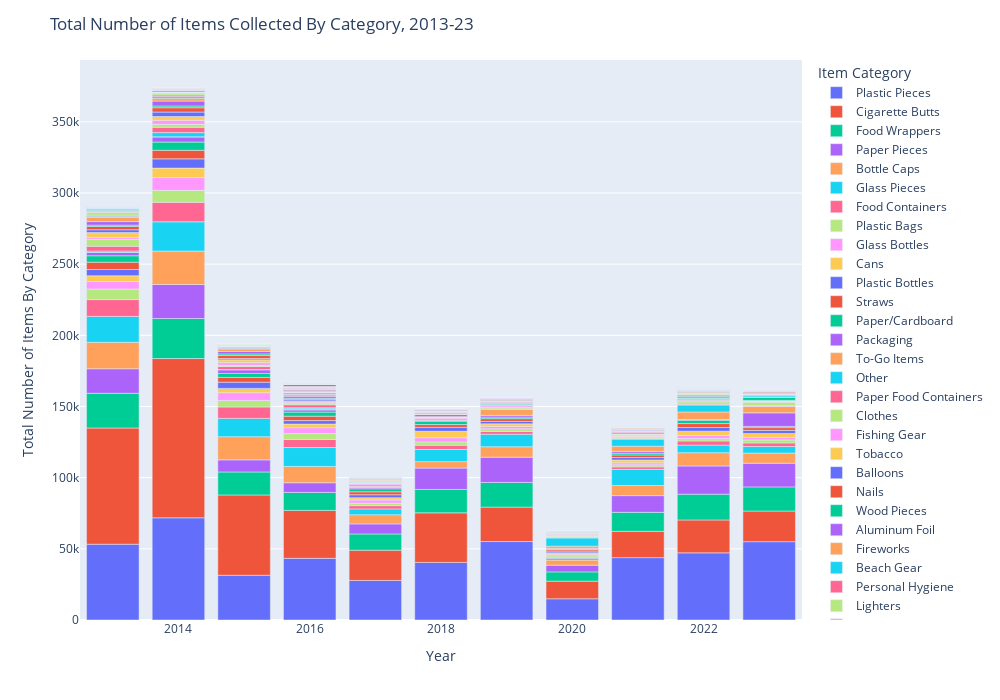

Write notebook code for a chart like this one.
### Markdown cell above
# Longitudinal Evaluation of Cleanup Items

Here we'll look at the number of items cleaned up by year from 2013-2023. First, let's just look at bar plots of items collected over the years and number of volunteers over the years.
In order to do that, we'll need to group the data by year. We'll also add a column for total number of volunteers, which was defined at number of adults * 0.5 * number of youths.

## Total Number of Items by Trash Category

### Code cell
# Bar plot of all trash items over the years
fig = graph_maker.annual_total_bar()
fig.show()

### Figure 1 — Plotly figure (JSON) as saved in the notebook; plotly's stock layout.template omitted (floating-point values rounded to 4 significant figures)
{"data": [{"alignmentgroup": "True", "hovertemplate": "variable=Plastic Pieces<br>index=%{x}<br>value=%{y}<extra></extra>", "legendgroup": "Plastic Pieces", "marker": {"color": "#636efa", "pattern": {"shape": ""}}, "name": "Plastic Pieces", "offsetgroup": "Plastic Pieces", "orientation": "v", "showlegend": true, "textposition": "auto", "type": "bar", "x": [2013, 2014, 2015, 2016, 2017, 2018, 2019, 2020, 2021, 2022, 2023], "xaxis": "x", "y": [53236, 71803, 31440, 43322, 27790.0, 40469, 55116, 14907, 43820, 47164, 55038], "yaxis": "y"}, {"alignmentgroup": "True", "hovertemplate": "variable=Cigarette Butts<br>index=%{x}<br>value=%{y}<extra></extra>", "legendgroup": "Cigarette Butts", "marker": {"color": "#EF553B", "pattern": {"shape": ""}}, "name": "Cigarette Butts", "offsetgroup": "Cigarette Butts", "orientation": "v", "showlegend": true, "textposition": "auto", "type": "bar", "x": [2013, 2014, 2015, 2016, 2017, 2018, 2019, 2020, 2021, 2022, 2023], "xaxis": "x", "y": [81642, 111884, 56423, 33684, 21251, 34815, 24202, 12380, 18464, 23115, 21498], "yaxis": "y"}, {"alignmentgroup": "True", "hovertemplate": "variable=Food Wrappers<br>index=%{x}<br>value=%{y}<extra></extra>", "legendgroup": "Food Wrappers", "marker": {"color": "#00cc96", "pattern": {"shape": ""}}, "name": "Food Wrappers", "offsetgroup": "Food Wrappers", "orientation": "v", "showlegend": true, "textposition": "auto", "type": "bar", "x": [2013, 2014, 2015, 2016, 2017, 2018, 2019, 2020, 2021, 2022, 2023], "xaxis": "x", "y": [24397, 28110, 16142, 12632, 11425, 16437, 17333, 6513, 13373, 18128, 16988], "yaxis": "y"}, {"alignmentgroup": "True", "hovertemplate": "variable=Paper Pieces<br>index=%{x}<br>value=%{y}<extra></extra>", "legendgroup": "Paper Pieces", "marker": {"color": "#ab63fa", "pattern": {"shape": ""}}, "name": "Paper Pieces", "offsetgroup": "Paper Pieces", "orientation": "v", "showlegend": true, "textposition": "auto", "type": "bar", "x": [2013, 2014, 2015, 2016, 2017, 2018, 2019, 2020, 2021, 2022, 2023], "xaxis": "x", "y": [17242, 23901, 8493, 6783, 7043, 15017, 17738, 4727, 11733, 19817, 16650], "yaxis": "y"}, {"alignmentgroup": "True", "hovertemplate": "variable=Bottle Caps<br>index=%{x}<br>value=%{y}<extra></extra>", "legendgroup": "Bottle Caps", "marker": {"color": "#FFA15A", "pattern": {"shape": ""}}, "name": "Bottle Caps", "offsetgroup": "Bottle Caps", "orientation": "v", "showlegend": true, "textposition": "auto", "type": "bar", "x": [2013, 2014, 2015, 2016, 2017, 2018, 2019, 2020, 2021, 2022, 2023], "xaxis": "x", "y": [18575, 23512, 16270, 11453, 6458, 4500, 7330, 3552, 7110, 9305, 7124], "yaxis": "y"}, {"alignmentgroup": "True", "hovertemplate": "variable=Glass Pieces<br>index=%{x}<br>value=%{y}<extra></extra>", "legendgroup": "Glass Pieces", "marker": {"color": "#19d3f3", "pattern": {"shape": ""}}, "name": "Glass Pieces", "offsetgroup": "Glass Pieces", "orientation": "v", "showlegend": true, "textposition": "auto", "type": "bar", "x": [2013, 2014, 2015, 2016, 2017, 2018, 2019, 2020, 2021, 2022, 2023], "xaxis": "x", "y": [18196, 20532, 12865, 13290, 4103, 8584, 8823, 1288, 11356, 5369, 4605], "yaxis": "y"}, {"alignmentgroup": "True", "hovertemplate": "variable=Food Containers<br>index=%{x}<br>value=%{y}<extra></extra>", "legendgroup": "Food Containers", "marker": {"color": "#FF6692", "pattern": {"shape": ""}}, "name": "Food Containers", "offsetgroup": "Food Containers", "orientation": "v", "showlegend": true, "textposition": "auto", "type": "bar", "x": [2013, 2014, 2015, 2016, 2017, 2018, 2019, 2020, 2021, 2022, 2023], "xaxis": "x", "y": [11813, 13664, 8029, 5656, 2279, 2997, 1916.0, 672, 1723, 2886, 2469], "yaxis": "y"}, {"alignmentgroup": "True", "hovertemplate": "variable=Plastic Bags<br>index=%{x}<br>value=%{y}<extra></extra>", "legendgroup": "Plastic Bags", "marker": {"color": "#B6E880", "pattern": {"shape": ""}}, "name": "Plastic Bags", "offsetgroup": "Plastic Bags", "orientation": "v", "showlegend": true, "textposition": "auto", "type": "bar", "x": [2013, 2014, 2015, 2016, 2017, 2018, 2019, 2020, 2021, 2022, 2023], "xaxis": "x", "y": [7448, 8479, 4580, 4120, 1773, 2311, 1858, 1102, 1488, 1644, 2146], "yaxis": "y"}, {"alignmentgroup": "True", "hovertemplate": "variable=Glass Bottles<br>index=%{x}<br>value=%{y}<extra></extra>", "legendgroup": "Glass Bottles", "marker": {"color": "#FF97FF", "pattern": {"shape": ""}}, "name": "Glass Bottles", "offsetgroup": "Glass Bottles", "orientation": "v", "showlegend": true, "textposition": "auto", "type": "bar", "x": [2013, 2014, 2015, 2016, 2017, 2018, 2019, 2020, 2021, 2022, 2023], "xaxis": "x", "y": [5210, 8923, 5470, 4165, 2142, 2933, 1669, 1010, 1355, 2238, 1715], "yaxis": "y"}, {"alignmentgroup": "True", "hovertemplate": "variable=Cans<br>index=%{x}<br>value=%{y}<extra></extra>", "legendgroup": "Cans", "marker": {"color": "#FECB52", "pattern": {"shape": ""}}, "name": "Cans", "offsetgroup": "Cans", "orientation": "v", "showlegend": true, "textposition": "auto", "type": "bar", "x": [2013, 2014, 2015, 2016, 2017, 2018, 2019, 2020, 2021, 2022, 2023], "xaxis": "x", "y": [4064, 6657, 3007, 2549, 1621, 4480, 1802, 1049, 1967, 2970, 2826], "yaxis": "y"}, {"alignmentgroup": "True", "hovertemplate": "variable=Plastic Bottles<br>index=%{x}<br>value=%{y}<extra></extra>", "legendgroup": "Plastic Bottles", "marker": {"color": "#636efa", "pattern": {"shape": ""}}, "name": "Plastic Bottles", "offsetgroup": "Plastic Bottles", "orientation": "v", "showlegend": true, "textposition": "auto", "type": "bar", "x": [2013, 2014, 2015, 2016, 2017, 2018, 2019, 2020, 2021, 2022, 2023], "xaxis": "x", "y": [4396, 6521, 4369, 2438, 2134.0, 2775, 1727, 1214, 1731, 2612, 2174], "yaxis": "y"}, {"alignmentgroup": "True", "hovertemplate": "variable=Straws<br>index=%{x}<br>value=%{y}<extra></extra>", "legendgroup": "Straws", "marker": {"color": "#EF553B", "pattern": {"shape": ""}}, "name": "Straws", "offsetgroup": "Straws", "orientation": "v", "showlegend": true, "textposition": "auto", "type": "bar", "x": [2013, 2014, 2015, 2016, 2017, 2018, 2019, 2020, 2021, 2022, 2023], "xaxis": "x", "y": [5167, 6001, 3346, 3089, 2043, 1997, 1942, 981, 1851, 2754, 1910], "yaxis": "y"}, {"alignmentgroup": "True", "hovertemplate": "variable=Paper/Cardboard<br>index=%{x}<br>value=%{y}<extra></extra>", "legendgroup": "Paper/Cardboard", "marker": {"color": "#00cc96", "pattern": {"shape": ""}}, "name": "Paper/Cardboard", "offsetgroup": "Paper/Cardboard", "orientation": "v", "showlegend": true, "textposition": "auto", "type": "bar", "x": [2013, 2014, 2015, 2016, 2017, 2018, 2019, 2020, 2021, 2022, 2023], "xaxis": "x", "y": [4518, 5800, 2788, 2880, 2123, 2337, 1102, 326, 1206, 2300, 853], "yaxis": "y"}, {"alignmentgroup": "True", "hovertemplate": "variable=Packaging<br>index=%{x}<br>value=%{y}<extra></extra>", "legendgroup": "Packaging", "marker": {"color": "#ab63fa", "pattern": {"shape": ""}}, "name": "Packaging", "offsetgroup": "Packaging", "orientation": "v", "showlegend": true, "textposition": "auto", "type": "bar", "x": [2013, 2014, 2015, 2016, 2017, 2018, 2019, 2020, 2021, 2022, 2023], "xaxis": "x", "y": [2297, 3681, 2625, 1521, 880, 727, 1199, 572, 1279, 550, 9523], "yaxis": "y"}, {"alignmentgroup": "True", "hovertemplate": "variable=To-Go Items<br>index=%{x}<br>value=%{y}<extra></extra>", "legendgroup": "To-Go Items", "marker": {"color": "#FFA15A", "pattern": {"shape": ""}}, "name": "To-Go Items", "offsetgroup": "To-Go Items", "orientation": "v", "showlegend": true, "textposition": "auto", "type": "bar", "x": [2013, 2014, 2015, 2016, 2017, 2018, 2019, 2020, 2021, 2022, 2023], "xaxis": "x", "y": [0, 0, 0, 746, 935, 363, 4123, 1549, 3633, 5294, 4652], "yaxis": "y"}, {"alignmentgroup": "True", "hovertemplate": "variable=Other<br>index=%{x}<br>value=%{y}<extra></extra>", "legendgroup": "Other", "marker": {"color": "#19d3f3", "pattern": {"shape": ""}}, "name": "Other", "offsetgroup": "Other", "orientation": "v", "showlegend": true, "textposition": "auto", "type": "bar", "x": [2013, 2014, 2015, 2016, 2017, 2018, 2019, 2020, 2021, 2022, 2023], "xaxis": "x", "y": [998, 2949, 137, 782, 15, 0, 0, 5811, 4941, 4878, 0], "yaxis": "y"}, {"alignmentgroup": "True", "hovertemplate": "variable=Paper Food Containers<br>index=%{x}<br>value=%{y}<extra></extra>", "legendgroup": "Paper Food Containers", "marker": {"color": "#FF6692", "pattern": {"shape": ""}}, "name": "Paper Food Containers", "offsetgroup": "Paper Food Containers", "orientation": "v", "showlegend": true, "textposition": "auto", "type": "bar", "x": [2013, 2014, 2015, 2016, 2017, 2018, 2019, 2020, 2021, 2022, 2023], "xaxis": "x", "y": [3340, 3726, 2083, 2103, 1053, 1072, 477, 399, 462, 552, 345], "yaxis": "y"}, {"alignmentgroup": "True", "hovertemplate": "variable=Clothes<br>index=%{x}<br>value=%{y}<extra></extra>", "legendgroup": "Clothes", "marker": {"color": "#B6E880", "pattern": {"shape": ""}}, "name": "Clothes", "offsetgroup": "Clothes", "orientation": "v", "showlegend": true, "textposition": "auto", "type": "bar", "x": [2013, 2014, 2015, 2016, 2017, 2018, 2019, 2020, 2021, 2022, 2023], "xaxis": "x", "y": [4809, 2069, 944, 777, 6, 0, 1017, 479, 1012, 1672, 2428], "yaxis": "y"}, {"alignmentgroup": "True", "hovertemplate": "variable=Fishing Gear<br>index=%{x}<br>value=%{y}<extra></extra>", "legendgroup": "Fishing Gear", "marker": {"color": "#FF97FF", "pattern": {"shape": ""}}, "name": "Fishing Gear", "offsetgroup": "Fishing Gear", "orientation": "v", "showlegend": true, "textposition": "auto", "type": "bar", "x": [2013, 2014, 2015, 2016, 2017, 2018, 2019, 2020, 2021, 2022, 2023], "xaxis": "x", "y": [1288, 2820, 1827, 1024, 793, 637, 1129, 193, 545, 791, 679], "yaxis": "y"}, {"alignmentgroup": "True", "hovertemplate": "variable=Tobacco<br>index=%{x}<br>value=%{y}<extra></extra>", "legendgroup": "Tobacco", "marker": {"color": "#FECB52", "pattern": {"shape": ""}}, "name": "Tobacco", "offsetgroup": "Tobacco", "orientation": "v", "showlegend": true, "textposition": "auto", "type": "bar", "x": [2013, 2014, 2015, 2016, 2017, 2018, 2019, 2020, 2021, 2022, 2023], "xaxis": "x", "y": [3524, 2675, 1931, 691, 155, 148, 453, 394, 552, 362, 212], "yaxis": "y"}, {"alignmentgroup": "True", "hovertemplate": "variable=Balloons<br>index=%{x}<br>value=%{y}<extra></extra>", "legendgroup": "Balloons", "marker": {"color": "#636efa", "pattern": {"shape": ""}}, "name": "Balloons", "offsetgroup": "Balloons", "orientation": "v", "showlegend": true, "textposition": "auto", "type": "bar", "x": [2013, 2014, 2015, 2016, 2017, 2018, 2019, 2020, 2021, 2022, 2023], "xaxis": "x", "y": [1987, 3151, 956, 947, 347, 558, 368, 162, 427, 446, 433], "yaxis": "y"}, {"alignmentgroup": "True", "hovertemplate": "variable=Nails<br>index=%{x}<br>value=%{y}<extra></extra>", "legendgroup": "Nails", "marker": {"color": "#EF553B", "pattern": {"shape": ""}}, "name": "Nails", "offsetgroup": "Nails", "orientation": "v", "showlegend": true, "textposition": "auto", "type": "bar", "x": [2013, 2014, 2015, 2016, 2017, 2018, 2019, 2020, 2021, 2022, 2023], "xaxis": "x", "y": [2325, 3037, 2081, 621, 111, 1359, 0, 0, 0, 0, 0], "yaxis": "y"}, {"alignmentgroup": "True", "hovertemplate": "variable=Wood Pieces<br>index=%{x}<br>value=%{y}<extra></extra>", "legendgroup": "Wood Pieces", "marker": {"color": "#00cc96", "pattern": {"shape": ""}}, "name": "Wood Pieces", "offsetgroup": "Wood Pieces", "orientation": "v", "showlegend": true, "textposition": "auto", "type": "bar", "x": [2013, 2014, 2015, 2016, 2017, 2018, 2019, 2020, 2021, 2022, 2023], "xaxis": "x", "y": [937.5, 1236, 1133, 571, 27, 0, 799, 227, 547, 1130, 2448], "yaxis": "y"}, {"alignmentgroup": "True", "hovertemplate": "variable=Aluminum Foil<br>index=%{x}<br>value=%{y}<extra></extra>", "legendgroup": "Aluminum Foil", "marker": {"color": "#ab63fa", "pattern": {"shape": ""}}, "name": "Aluminum Foil", "offsetgroup": "Aluminum Foil", "orientation": "v", "showlegend": true, "textposition": "auto", "type": "bar", "x": [2013, 2014, 2015, 2016, 2017, 2018, 2019, 2020, 2021, 2022, 2023], "xaxis": "x", "y": [2478, 3453, 1697, 1386, 0, 35, 0, 0, 0, 0, 0], "yaxis": "y"}, {"alignmentgroup": "True", "hovertemplate": "variable=Fireworks<br>index=%{x}<br>value=%{y}<extra></extra>", "legendgroup": "Fireworks", "marker": {"color": "#FFA15A", "pattern": {"shape": ""}}, "name": "Fireworks", "offsetgroup": "Fireworks", "orientation": "v", "showlegend": true, "textposition": "auto", "type": "bar", "x": [2013, 2014, 2015, 2016, 2017, 2018, 2019, 2020, 2021, 2022, 2023], "xaxis": "x", "y": [3018, 2031, 1759, 1051, 152, 151, 55, 1, 42, 51, 2], "yaxis": "y"}, {"alignmentgroup": "True", "hovertemplate": "variable=Beach Gear<br>index=%{x}<br>value=%{y}<extra></extra>", "legendgroup": "Beach Gear", "marker": {"color": "#19d3f3", "pattern": {"shape": ""}}, "name": "Beach Gear", "offsetgroup": "Beach Gear", "orientation": "v", "showlegend": true, "textposition": "auto", "type": "bar", "x": [2013, 2014, 2015, 2016, 2017, 2018, 2019, 2020, 2021, 2022, 2023], "xaxis": "x", "y": [747, 1244, 444, 347, 235, 706, 648, 638, 965, 1194, 918], "yaxis": "y"}, {"alignmentgroup": "True", "hovertemplate": "variable=Personal Hygiene<br>index=%{x}<br>value=%{y}<extra></extra>", "legendgroup": "Personal Hygiene", "marker": {"color": "#FF6692", "pattern": {"shape": ""}}, "name": "Personal Hygiene", "offsetgroup": "Personal Hygiene", "orientation": "v", "showlegend": true, "textposition": "auto", "type": "bar", "x": [2013, 2014, 2015, 2016, 2017, 2018, 2019, 2020, 2021, 2022, 2023], "xaxis": "x", "y": [768, 968, 789, 945, 615.5, 377, 541, 346, 601, 806, 593], "yaxis": "y"}, {"alignmentgroup": "True", "hovertemplate": "variable=Lighters<br>index=%{x}<br>value=%{y}<extra></extra>", "legendgroup": "Lighters", "marker": {"color": "#B6E880", "pattern": {"shape": ""}}, "name": "Lighters", "offsetgroup": "Lighters", "orientation": "v", "showlegend": true, "textposition": "auto", "type": "bar", "x": [2013, 2014, 2015, 2016, 2017, 2018, 2019, 2020, 2021, 2022, 2023], "xaxis": "x", "y": [2033, 1018, 526, 353, 200, 235, 162, 50, 125, 665, 359], "yaxis": "y"}, {"alignmentgroup": "True", "hovertemplate": "variable=Bandaids<br>index=%{x}<br>value=%{y}<extra></extra>", "legendgroup": "Bandaids", "marker": {"color": "#FF97FF", "pattern": {"shape": ""}}, "name": "Bandaids", "offsetgroup": "Bandaids", "orientation": "v", "showlegend": true, "textposition": "auto", "type": "bar", "x": [2013, 2014, 2015, 2016, 2017, 2018, 2019, 2020, 2021, 2022, 2023], "xaxis": "x", "y": [737, 899, 363, 248, 316, 349, 356, 86, 270, 418, 277], "yaxis": "y"}, {"alignmentgroup": "True", "hovertemplate": "variable=Lids<br>index=%{x}<br>value=%{y}<extra></extra>", "legendgroup": "Lids", "marker": {"color": "#FECB52", "pattern": {"shape": ""}}, "name": "Lids", "offsetgroup": "Lids", "orientation": "v", "showlegend": true, "textposition": "auto", "type": "bar", "x": [2013, 2014, 2015, 2016, 2017, 2018, 2019, 2020, 2021, 2022, 2023], "xaxis": "x", "y": [0, 0, 0, 549, 852, 465, 540, 411, 532, 465, 496], "yaxis": "y"}, {"alignmentgroup": "True", "hovertemplate": "variable=Construction Materials<br>index=%{x}<br>value=%{y}<extra></extra>", "legendgroup": "Construction Materials", "marker": {"color": "#636efa", "pattern": {"shape": ""}}, "name": "Construction Materials", "offsetgroup": "Construction Materials", "orientation": "v", "showlegend": true, "textposition": "auto", "type": "bar", "x": [2013, 2014, 2015, 2016, 2017, 2018, 2019, 2020, 2021, 2022, 2023], "xaxis": "x", "y": [722, 172, 0, 742, 241, 461, 554, 166, 456, 276, 386], "yaxis": "y"}, {"alignmentgroup": "True", "hovertemplate": "variable=Utensils<br>index=%{x}<br>value=%{y}<extra></extra>", "legendgroup": "Utensils", "marker": {"color": "#EF553B", "pattern": {"shape": ""}}, "name": "Utensils", "offsetgroup": "Utensils", "orientation": "v", "showlegend": true, "textposition": "auto", "type": "bar", "x": [2013, 2014, 2015, 2016, 2017, 2018, 2019, 2020, 2021, 2022, 2023], "xaxis": "x", "y": [0, 0, 0, 426, 474, 389, 292, 453, 360, 434, 645], "yaxis": "y"}, {"alignmentgroup": "True", "hovertemplate": "variable=Strapping Bands<br>index=%{x}<br>value=%{y}<extra></extra>", "legendgroup": "Strapping Bands", "marker": {"color": "#00cc96", "pattern": {"shape": ""}}, "name": "Strapping Bands", "offsetgroup": "Strapping Bands", "orientation": "v", "showlegend": true, "textposition": "auto", "type": "bar", "x": [2013, 2014, 2015, 2016, 2017, 2018, 2019, 2020, 2021, 2022, 2023], "xaxis": "x", "y": [581, 65, 1, 431, 193, 255, 271, 208, 326, 399, 273], "yaxis": "y"}, {"alignmentgroup": "True", "hovertemplate": "variable=6-Pack Holders<br>index=%{x}<br>value=%{y}<extra></extra>", "legendgroup": "6-Pack Holders", "marker": {"color": "#ab63fa", "pattern": {"shape": ""}}, "name": "6-Pack Holders", "offsetgroup": "6-Pack Holders", "orientation": "v", "showlegend": true, "textposition": "auto", "type": "bar", "x": [2013, 2014, 2015, 2016, 2017, 2018, 2019, 2020, 2021, 2022, 2023], "xaxis": "x", "y": [624, 909, 301, 130, 45, 34, 77, 0, 36, 97, 41], "yaxis": "y"}, {"alignmentgroup": "True", "hovertemplate": "variable=PPE<br>index=%{x}<br>value=%{y}<extra></extra>", "legendgroup": "PPE", "marker": {"color": "#FFA15A", "pattern": {"shape": ""}}, "name": "PPE", "offsetgroup": "PPE", "orientation": "v", "showlegend": true, "textposition": "auto", "type": "bar", "x": [2013, 2014, 2015, 2016, 2017, 2018, 2019, 2020, 2021, 2022, 2023], "xaxis": "x", "y": [0, 0, 0, 0, 0, 0, 0, 720, 718, 630, 186], "yaxis": "y"}, {"alignmentgroup": "True", "hovertemplate": "variable=Batteries<br>index=%{x}<br>value=%{y}<extra></extra>", "legendgroup": "Batteries", "marker": {"color": "#19d3f3", "pattern": {"shape": ""}}, "name": "Batteries", "offsetgroup": "Batteries", "orientation": "v", "showlegend": true, "textposition": "auto", "type": "bar", "x": [2013, 2014, 2015, 2016, 2017, 2018, 2019, 2020, 2021, 2022, 2023], "xaxis": "x", "y": [245, 219, 167, 224, 453, 148, 77, 32, 68, 125, 483], "yaxis": "y"}, {"alignmentgroup": "True", "hovertemplate": "variable=Syringes<br>index=%{x}<br>value=%{y}<extra></extra>", "legendgroup": "Syringes", "marker": {"color": "#FF6692", "pattern": {"shape": ""}}, "name": "Syringes", "offsetgroup": "Syringes", "orientation": "v", "showlegend": true, "textposition": "auto", "type": "bar", "x": [2013, 2014, 2015, 2016, 2017, 2018, 2019, 2020, 2021, 2022, 2023], "xaxis": "x", "y": [140, 164, 215, 376, 136, 242, 156, 44, 101, 202, 283], "yaxis": "y"}, {"alignmentgroup": "True", "hovertemplate": "variable=Footwear<br>index=%{x}<br>value=%{y}<extra></extra>", "legendgroup": "Footwear", "marker": {"color": "#B6E880", "pattern": {"shape": ""}}, "name": "Footwear", "offsetgroup": "Footwear", "orientation": "v", "showlegend": true, "textposition": "auto", "type": "bar", "x": [2013, 2014, 2015, 2016, 2017, 2018, 2019, 2020, 2021, 2022, 2023], "xaxis": "x", "y": [539, 803.5, 321, 296, 1, 0, 0, 0, 0, 16, 30], "yaxis": "y"}, {"alignmentgroup": "True", "hovertemplate": "variable=Cigar Tips<br>index=%{x}<br>value=%{y}<extra></extra>", "legendgroup": "Cigar Tips", "marker": {"color": "#FF97FF", "pattern": {"shape": ""}}, "name": "Cigar Tips", "offsetgroup": "Cigar Tips", "orientation": "v", "showlegend": true, "textposition": "auto", "type": "bar", "x": [2013, 2014, 2015, 2016, 2017, 2018, 2019, 2020, 2021, 2022, 2023], "xaxis": "x", "y": [0, 183, 4, 359, 171, 204, 278, 1, 196, 128, 13], "yaxis": "y"}, {"alignmentgroup": "True", "hovertemplate": "variable=Rope<br>index=%{x}<br>value=%{y}<extra></extra>", "legendgroup": "Rope", "marker": {"color": "#FECB52", "pattern": {"shape": ""}}, "name": "Rope", "offsetgroup": "Rope", "orientation": "v", "showlegend": true, "textposition": "auto", "type": "bar", "x": [2013, 2014, 2015, 2016, 2017, 2018, 2019, 2020, 2021, 2022, 2023], "xaxis": "x", "y": [0, 0, 71, 572, 126, 136, 296, 7, 148, 64, 3], "yaxis": "y"}, {"alignmentgroup": "True", "hovertemplate": "variable=Beverage Bottles<br>index=%{x}<br>value=%{y}<extra></extra>", "legendgroup": "Beverage Bottles", "marker": {"color": "#636efa", "pattern": {"shape": ""}}, "name": "Beverage Bottles", "offsetgroup": "Beverage Bottles", "orientation": "v", "showlegend": true, "textposition": "auto", "type": "bar", "x": [2013, 2014, 2015, 2016, 2017, 2018, 2019, 2020, 2021, 2022, 2023], "xaxis": "x", "y": [0, 0, 0, 1413, 0, 0, 0, 0, 0, 0, 0], "yaxis": "y"}, {"alignmentgroup": "True", "hovertemplate": "variable=Tires<br>index=%{x}<br>value=%{y}<extra></extra>", "legendgroup": "Tires", "marker": {"color": "#EF553B", "pattern": {"shape": ""}}, "name": "Tires", "offsetgroup": "Tires", "orientation": "v", "showlegend": true, "textposition": "auto", "type": "bar", "x": [2013, 2014, 2015, 2016, 2017, 2018, 2019, 2020, 2021, 2022, 2023], "xaxis": "x", "y": [112, 195, 108, 71, 48, 35.25, 37, 21, 19, 27, 11], "yaxis": "y"}, {"alignmentgroup": "True", "hovertemplate": "variable=Bagged Pet Waste<br>index=%{x}<br>value=%{y}<extra></extra>", "legendgroup": "Bagged Pet Waste", "marker": {"color": "#00cc96", "pattern": {"shape": ""}}, "name": "Bagged Pet Waste", "offsetgroup": "Bagged Pet Waste", "orientation": "v", "showlegend": true, "textposition": "auto", "type": "bar", "x": [2013, 2014, 2015, 2016, 2017, 2018, 2019, 2020, 2021, 2022, 2023], "xaxis": "x", "y": [111, 0, 0, 0, 0, 0, 0, 70, 159, 169, 127], "yaxis": "y"}, {"alignmentgroup": "True", "hovertemplate": "variable=Beverage Pouches<br>index=%{x}<br>value=%{y}<extra></extra>", "legendgroup": "Beverage Pouches", "marker": {"color": "#ab63fa", "pattern": {"shape": ""}}, "name": "Beverage Pouches", "offsetgroup": "Beverage Pouches", "orientation": "v", "showlegend": true, "textposition": "auto", "type": "bar", "x": [2013, 2014, 2015, 2016, 2017, 2018, 2019, 2020, 2021, 2022, 2023], "xaxis": "x", "y": [0, 0, 0, 0, 0, 0, 0, 240, 49, 172, 164], "yaxis": "y"}, {"alignmentgroup": "True", "hovertemplate": "variable=Appliances<br>index=%{x}<br>value=%{y}<extra></extra>", "legendgroup": "Appliances", "marker": {"color": "#FFA15A", "pattern": {"shape": ""}}, "name": "Appliances", "offsetgroup": "Appliances", "orientation": "v", "showlegend": true, "textposition": "auto", "type": "bar", "x": [2013, 2014, 2015, 2016, 2017, 2018, 2019, 2020, 2021, 2022, 2023], "xaxis": "x", "y": [147, 127, 46, 64, 42, 18, 23, 0, 22, 5, 70], "yaxis": "y"}, {"alignmentgroup": "True", "hovertemplate": "variable=E-Waste<br>index=%{x}<br>value=%{y}<extra></extra>", "legendgroup": "E-Waste", "marker": {"color": "#19d3f3", "pattern": {"shape": ""}}, "name": "E-Waste", "offsetgroup": "E-Waste", "orientation": "v", "showlegend": true, "textposition": "auto", "type": "bar", "x": [2013, 2014, 2015, 2016, 2017, 2018, 2019, 2020, 2021, 2022, 2023], "xaxis": "x", "y": [0, 0, 0, 0, 0, 0, 0, 38, 124, 73, 112], "yaxis": "y"}, {"alignmentgroup": "True", "hovertemplate": "variable=Car Parts<br>index=%{x}<br>value=%{y}<extra></extra>", "legendgroup": "Car Parts", "marker": {"color": "#FF6692", "pattern": {"shape": ""}}, "name": "Car Parts", "offsetgroup": "Car Parts", "orientation": "v", "showlegend": true, "textposition": "auto", "type": "bar", "x": [2013, 2014, 2015, 2016, 2017, 2018, 2019, 2020, 2021, 2022, 2023], "xaxis": "x", "y": [31, 101, 52, 76, 0, 0, 0, 0, 0, 0, 0], "yaxis": "y"}, {"alignmentgroup": "True", "hovertemplate": "variable=Bikes<br>index=%{x}<br>value=%{y}<extra></extra>", "legendgroup": "Bikes", "marker": {"color": "#B6E880", "pattern": {"shape": ""}}, "name": "Bikes", "offsetgroup": "Bikes", "orientation": "v", "showlegend": true, "textposition": "auto", "type": "bar", "x": [2013, 2014, 2015, 2016, 2017, 2018, 2019, 2020, 2021, 2022, 2023], "xaxis": "x", "y": [62, 70, 18, 49, 0, 0, 0, 0, 0, 0, 0], "yaxis": "y"}], "layout": {"autosize": false, "barmode": "relative", "height": 700, "legend": {"title": {"text": "Item Category"}, "tracegroupgap": 0}, "margin": {"t": 60}, "title": {"text": "Total Number of Items Collected By Category, 2013-23"}, "width": 1000, "xaxis": {"anchor": "y", "autorange": true, "domain": [0, 1], "range": [2012.0, 2024.0], "title": {"text": "Year"}, "type": "linear"}, "yaxis": {"anchor": "x", "autorange": true, "domain": [0, 1], "range": [0, 393400.0], "title": {"text": "Total Number of Items By Category"}, "type": "linear"}}}
